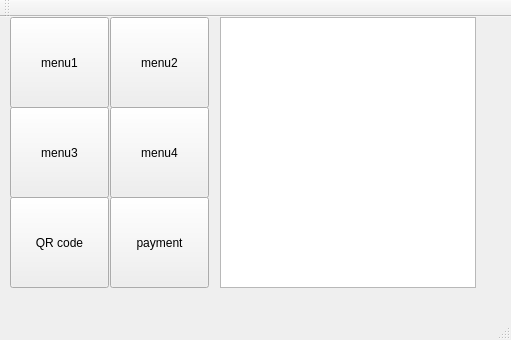
<?xml version="1.0" encoding="UTF-8"?>
<ui version="4.0">
 <class>MainWindow</class>
 <widget class="QMainWindow" name="MainWindow">
  <property name="geometry">
   <rect>
    <x>0</x>
    <y>0</y>
    <width>511</width>
    <height>340</height>
   </rect>
  </property>
  <property name="windowTitle">
   <string>MainWindow</string>
  </property>
  <widget class="QWidget" name="centralWidget">
   <widget class="QPushButton" name="menu1">
    <property name="geometry">
     <rect>
      <x>10</x>
      <y>0</y>
      <width>99</width>
      <height>91</height>
     </rect>
    </property>
    <property name="text">
     <string>menu1</string>
    </property>
   </widget>
   <widget class="QPushButton" name="menu2">
    <property name="geometry">
     <rect>
      <x>110</x>
      <y>0</y>
      <width>99</width>
      <height>91</height>
     </rect>
    </property>
    <property name="text">
     <string>menu2</string>
    </property>
   </widget>
   <widget class="QPushButton" name="menu3">
    <property name="geometry">
     <rect>
      <x>10</x>
      <y>90</y>
      <width>99</width>
      <height>91</height>
     </rect>
    </property>
    <property name="text">
     <string>menu3</string>
    </property>
   </widget>
   <widget class="QPushButton" name="menu4">
    <property name="geometry">
     <rect>
      <x>110</x>
      <y>90</y>
      <width>99</width>
      <height>91</height>
     </rect>
    </property>
    <property name="text">
     <string>menu4</string>
    </property>
   </widget>
   <widget class="QTableWidget" name="tableWidget">
    <property name="geometry">
     <rect>
      <x>220</x>
      <y>0</y>
      <width>256</width>
      <height>271</height>
     </rect>
    </property>
   </widget>
   <widget class="QPushButton" name="menu3_2">
    <property name="geometry">
     <rect>
      <x>10</x>
      <y>180</y>
      <width>99</width>
      <height>91</height>
     </rect>
    </property>
    <property name="text">
     <string>QR code</string>
    </property>
   </widget>
   <widget class="QPushButton" name="menu3_3">
    <property name="geometry">
     <rect>
      <x>110</x>
      <y>180</y>
      <width>99</width>
      <height>91</height>
     </rect>
    </property>
    <property name="text">
     <string>payment</string>
    </property>
   </widget>
  </widget>
  <widget class="QMenuBar" name="menuBar">
   <property name="geometry">
    <rect>
     <x>0</x>
     <y>0</y>
     <width>511</width>
     <height>25</height>
    </rect>
   </property>
  </widget>
  <widget class="QToolBar" name="mainToolBar">
   <attribute name="toolBarArea">
    <enum>TopToolBarArea</enum>
   </attribute>
   <attribute name="toolBarBreak">
    <bool>false</bool>
   </attribute>
  </widget>
  <widget class="QStatusBar" name="statusBar"/>
 </widget>
 <layoutdefault spacing="6" margin="11"/>
 <resources/>
 <connections/>
</ui>
